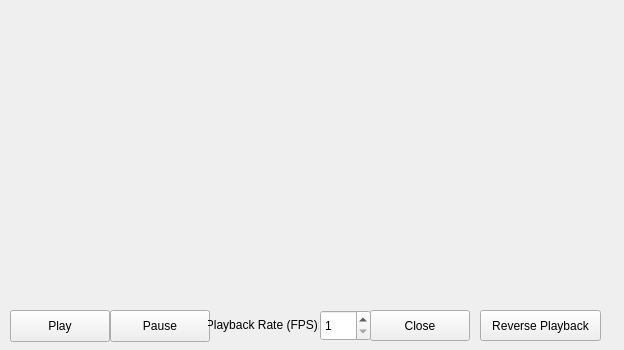
<?xml version="1.0" encoding="UTF-8"?>
<ui version="4.0">
 <class>Preview</class>
 <widget class="QWidget" name="Preview">
  <property name="geometry">
   <rect>
    <x>0</x>
    <y>0</y>
    <width>624</width>
    <height>350</height>
   </rect>
  </property>
  <property name="windowTitle">
   <string>Form</string>
  </property>
  <widget class="QPushButton" name="pushButton_Play">
   <property name="geometry">
    <rect>
     <x>10</x>
     <y>310</y>
     <width>100</width>
     <height>32</height>
    </rect>
   </property>
   <property name="text">
    <string>Play</string>
   </property>
   <property name="checkable">
    <bool>true</bool>
   </property>
  </widget>
  <widget class="QPushButton" name="pushButton_Pause">
   <property name="geometry">
    <rect>
     <x>110</x>
     <y>310</y>
     <width>100</width>
     <height>32</height>
    </rect>
   </property>
   <property name="text">
    <string>Pause</string>
   </property>
  </widget>
  <widget class="QPushButton" name="pushButton_Close">
   <property name="geometry">
    <rect>
     <x>370</x>
     <y>310</y>
     <width>100</width>
     <height>31</height>
    </rect>
   </property>
   <property name="text">
    <string>Close</string>
   </property>
  </widget>
  <widget class="QSpinBox" name="spinBox_FrameRate">
   <property name="geometry">
    <rect>
     <x>320</x>
     <y>310</y>
     <width>51</width>
     <height>31</height>
    </rect>
   </property>
   <property name="minimum">
    <number>1</number>
   </property>
   <property name="maximum">
    <number>128</number>
   </property>
   <property name="value">
    <number>1</number>
   </property>
  </widget>
  <widget class="QLabel" name="label_PlaybackRate">
   <property name="geometry">
    <rect>
     <x>208</x>
     <y>309</y>
     <width>111</width>
     <height>31</height>
    </rect>
   </property>
   <property name="text">
    <string>Playback Rate (FPS):</string>
   </property>
   <property name="alignment">
    <set>Qt::AlignCenter</set>
   </property>
  </widget>
  <widget class="QPushButton" name="pushButton_Reverse">
   <property name="geometry">
    <rect>
     <x>480</x>
     <y>310</y>
     <width>121</width>
     <height>31</height>
    </rect>
   </property>
   <property name="text">
    <string>Reverse Playback</string>
   </property>
   <property name="icon">
    <iconset theme="camera-web">
     <normaloff>.</normaloff>.</iconset>
   </property>
   <property name="checkable">
    <bool>true</bool>
   </property>
  </widget>
  <widget class="QWidget" name="frameHolder" native="true">
   <property name="geometry">
    <rect>
     <x>162</x>
     <y>10</y>
     <width>301</width>
     <height>301</height>
    </rect>
   </property>
   <widget class="QLabel" name="drawLabel">
    <property name="geometry">
     <rect>
      <x>0</x>
      <y>0</y>
      <width>291</width>
      <height>291</height>
     </rect>
    </property>
    <property name="text">
     <string/>
    </property>
   </widget>
  </widget>
 </widget>
 <resources/>
 <connections/>
</ui>
